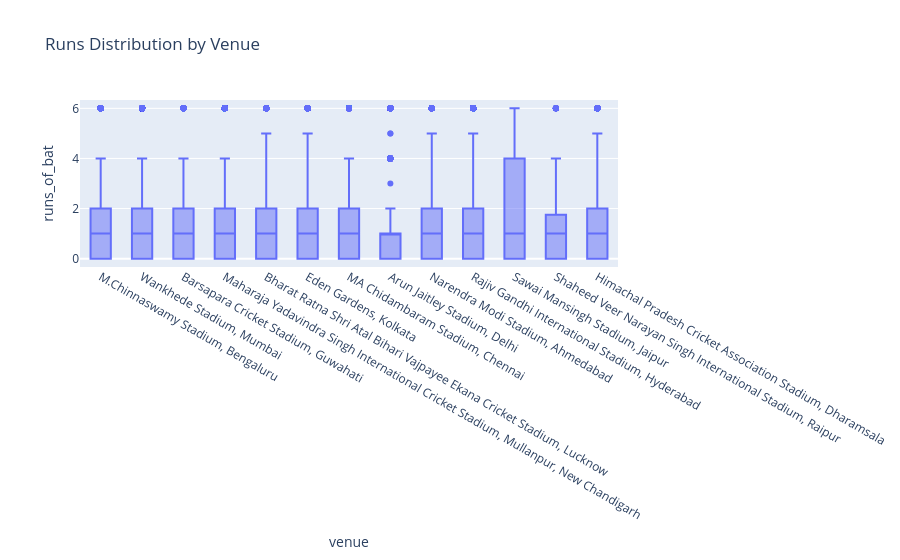

The code cell stored with this chart in its notebook:
### Code cell
#  Runs Distribution by Venue
fig = px.box(df, x="venue", y="runs_of_bat", title="Runs Distribution by Venue")
fig.show()

### Figure 1 — Plotly figure (JSON) as saved in the notebook; plotly's stock layout.template omitted (floating-point values rounded to 4 significant figures; data arrays with more than 128 entries replaced by an {"elided": "..."} marker saying what was removed)
{"data": [{"alignmentgroup": "True", "hovertemplate": "venue=%{x}<br>runs_of_bat=%{y}<extra></extra>", "legendgroup": "", "marker": {"color": "#636efa"}, "name": "", "notched": false, "offsetgroup": "", "orientation": "v", "showlegend": false, "type": "box", "x": {"elided": "17477 str values"}, "x0": " ", "xaxis": "x", "y": {"elided": "17477 int values"}, "y0": " ", "yaxis": "y"}], "layout": {"boxmode": "group", "legend": {"tracegroupgap": 0}, "title": {"text": "Runs Distribution by Venue"}, "xaxis": {"anchor": "y", "domain": [0, 1], "title": {"text": "venue"}}, "yaxis": {"anchor": "x", "domain": [0, 1], "title": {"text": "runs_of_bat"}}}}
